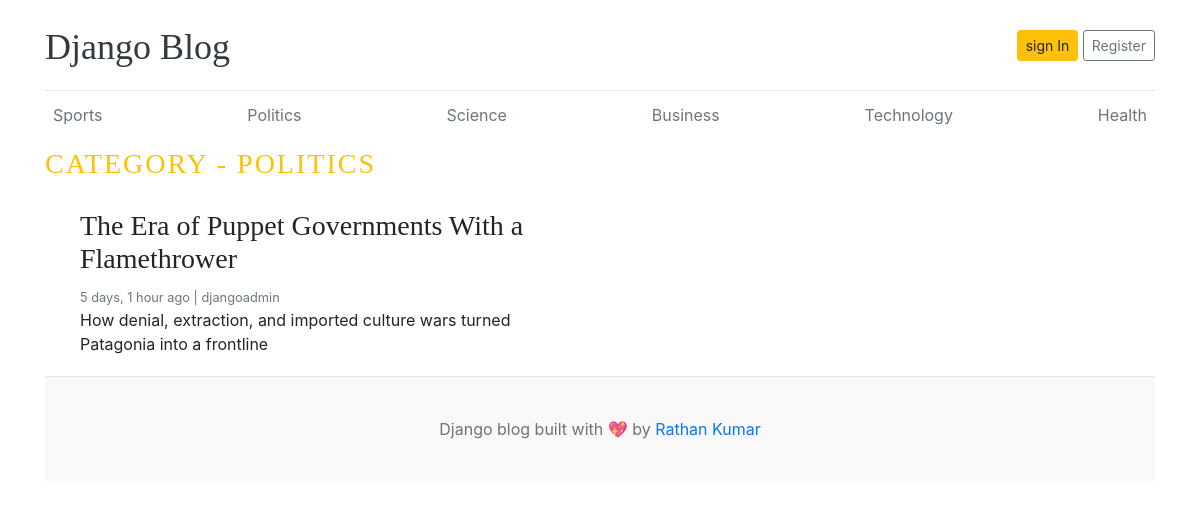
The app's page /category/2/ with its own data.
### Blogapp/models.py (models this page shows, shortened)
class Category(models.Model):
    category_name = models.CharField(max_length=50, unique=True)
    created_at = models.DateTimeField(auto_now_add=True)
    updated_at = models.DateTimeField(auto_now=True)
    class Meta:
        verbose_name_plural = 'categories'
    def __str__(self):
        return self.category_name

class Blog(models.Model):
    STATUS_CHOICES = (
        ("Draft", "Draft"),
        ("Published", "Published"),
    )
    title = models.CharField(max_length=100)
    slug = models.SlugField(max_length=150, unique=True, blank=True)
    category = models.ForeignKey(Category, on_delete=models.CASCADE)
    author = models.ForeignKey(User, on_delete=models.CASCADE)
    featured_image = models.ImageField(upload_to='uploads/%Y/%m/%d')
    short_description = models.TextField(max_length=500)
    blog_body = models.TextField(max_length=2000)
    status = models.CharField(max_length=20, choices=STATUS_CHOICES, default="Draft")
    is_featured = models.BooleanField(default=False)
    created_at = models.DateTimeField(auto_now_add=True)
    updated_at = models.DateTimeField(auto_now=True)

### Blogapp/views.py (the view)
# urls.py: path('<int:category_id>/',posts_by_category,name='posts_by_category')
def posts_by_category(request,category_id):
    posts=Blog.objects.filter(status='Published', category=category_id)
    category = get_object_or_404(Category,pk=category_id)
    context={
        'posts':posts,
       'category':category,
    }
    return render(request, 'posts_by_category.html', context)

### Blogapp/context_processors.py (called while the page is built)
def get_categories(request):
    categories = Category.objects.all()
    return dict(categories=categories)

### Blogapp/templates/posts_by_category.html
{% extends 'base.html' %}
{% block content %}
<h3 class="text-uppercase text-warning" style="letter-spacing: 2px;">Category - {{ category }}</h3>
<div cla`ss="row mb-2">
    {% if posts %}
    {% for post in posts %}
    <div class="col-md-6">
        <div class="card border-0">
            <div class="card-body">
                <h3>{{ post.title }}</h3>
                <small class="mb-1 text-muted">{{ post.created_at | timesince }} ago | {{ post.author }}</small>
                <p class="card-text">{{ post.short_description | truncatewords:25}}</p>
            </div>
        </div>
    </div>
    {% endfor %}
    {% else %}
    <p>No posts found</p>
    {% endif %}
</div>
{% endblock %}

### Blogapp/templates/base.html (shortened to what this page needs)
{% load static %}
<!DOCTYPE html>
<html lang="en">
<head>
    <link href="https://getbootstrap.com/docs/4.0/dist/css/bootstrap.min.css" rel="stylesheet">
    <link href="{% static 'css/blog.css' %}" rel="stylesheet">
</head>
<body>
    <div class="container">
        <header class="blog-header py-3">
            <div class="row flex-nowrap justify-content-between align-items-center">
                <div class="col-8 pt-1">
                    <a class="blog-header-logo text-dark" href="/">Django Blog</a>
                </div>
                <div class="col-4 d-flex justify-content-end align-items-center">
                    <a class="btn btn-sm btn-warning" href="#">sign In</a> &nbsp;
                    <a class="btn btn-sm btn-outline-secondary" href="#">Register</a>
                </div>
            </div>
        </header>
        <div class="nav-scroller py-1 mb-2">
            <nav class="nav d-flex justify-content-between">
                {% for cat in categories%}
                <a class="p-2 text-muted" href="{% url 'posts_by_category' cat.id %}">{{ cat.category_name}}</a>
                {% endfor %}
            </nav>
        </div>
        {% block content %}
        {% endblock %}
        <footer class="blog-footer">
            <p>Django blog built with 💖 by <a href="#">Rathan Kumar</a></p>
        </footer>
</body>
</html>

### Blogapp/static/css/blog.css (style rules this page uses)
.blog-header { border-bottom: 1px solid #e5e5e5; }
.blog-header-logo { font-family: "Playfair Display", Georgia, "Times New Roman", serif; font-size: 2.25rem; }
h1, h2, h3, h4, h5, h6 { font-family: "Playfair Display", Georgia, "Times New Roman", serif; }
.blog-footer { padding: 2.5rem 0; color: #727272; text-align: center; background-color: #f9f9f9; border-top: .05rem solid #e5e5e5; }
.blog-footer p:last-child { margin-bottom: 0; }

### records on screen
Category: category_name "Sports"
Category: category_name "Politics", category_name "POLITICS"
Category: category_name "Science"
Category: category_name "Business"
Category: category_name "Technology"
Category: category_name "Health"
Blog: title "The Era of Puppet Governments With a Flamethrower", created_at "5 days, 1 hour", author "djangoadmin", short_description "How denial, extraction, and imported culture wars turned Patagonia into a frontline"
